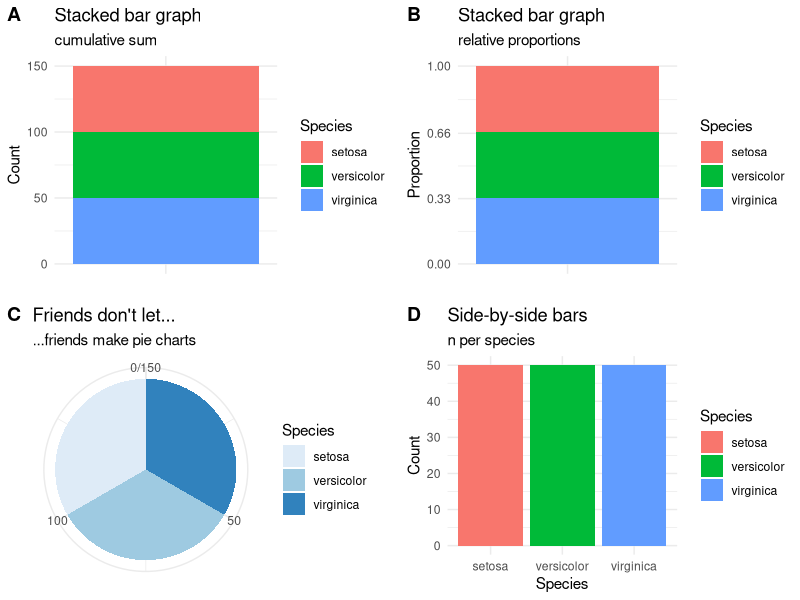
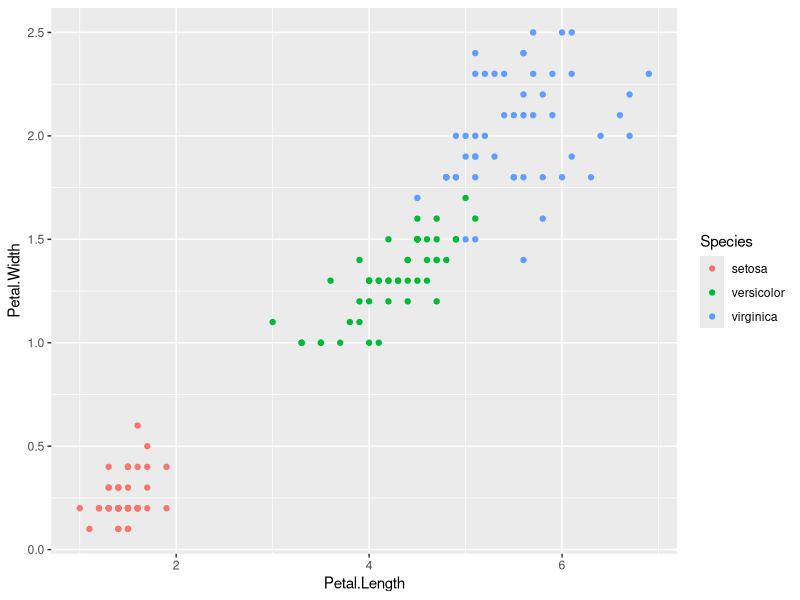
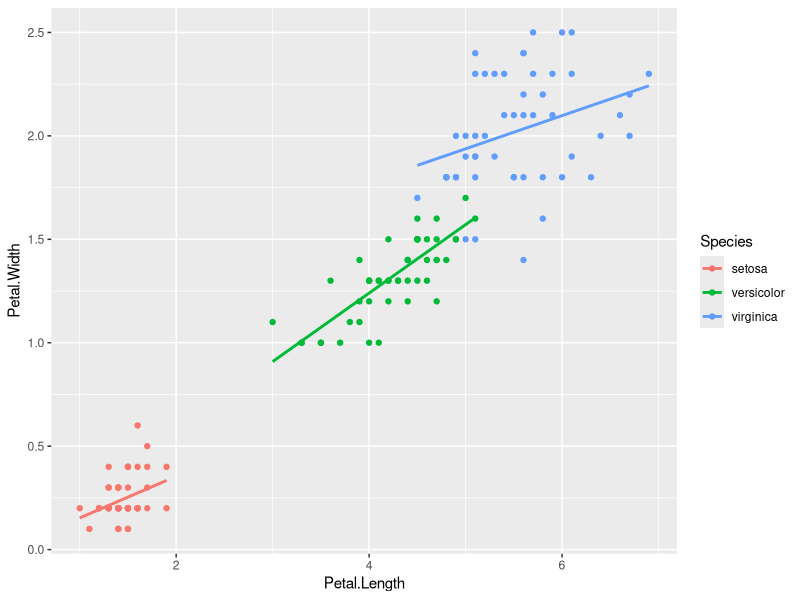
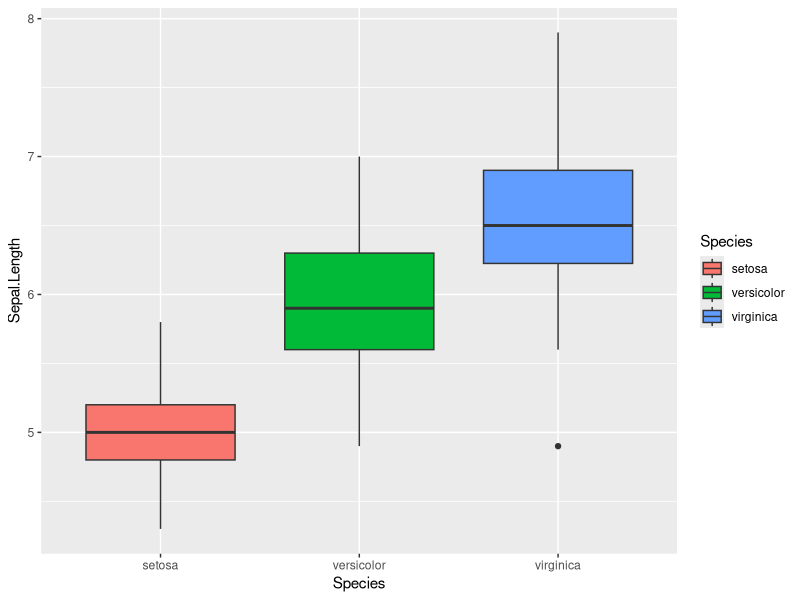
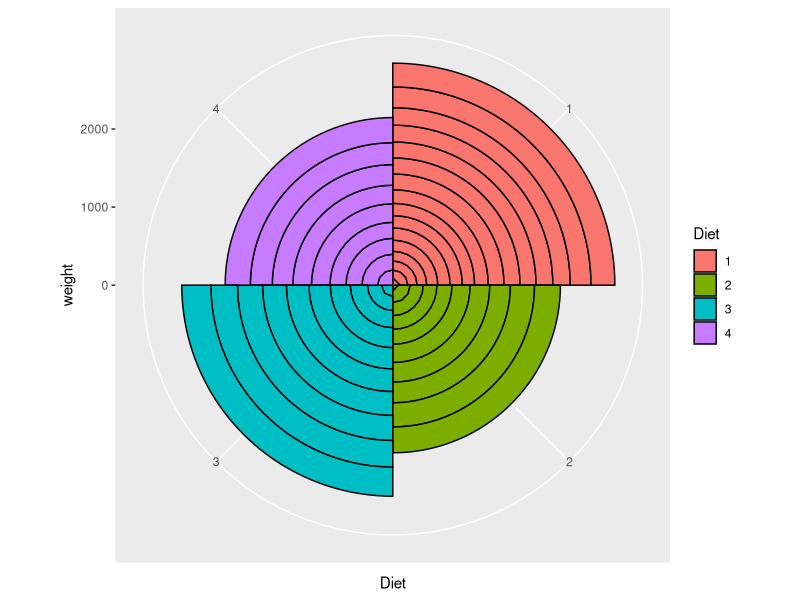

The R source for these figures, in order:
## ---- chunk 1
knitr::opts_chunk$set(
  comment = "R>", 
  warning = FALSE, 
  message = FALSE
)
## ---- chunk 2
library(tidyverse)
library(ggpubr)
library(RColorBrewer)
## ---- chunk 3
# the numerical summary produced by a piped series of functions
# create a summary of the data (i.e. number of replicates per species)
# used for (A), (B) and (C)
iris.cnt <- iris %>%
  count(Species) %>% 
  mutate(prop = n / sum(n))
iris.cnt
## ---- chunk 4
# a stacked bar graph with the cumulative sum of observations
plt1 <- ggplot(data = iris.cnt, aes(x = "", y = n, fill = Species)) +
  geom_bar(width = 1, stat = "identity") +
  labs(title = "Stacked bar graph", subtitle = "cumulative sum",
       x = NULL, y = "Count") + 
  theme_minimal()

# a stacked bar graph with the relative proportions of observations
plt2 <- ggplot(data = iris.cnt, aes(x = "", y = prop, fill = Species)) +
  geom_bar(width = 1, stat = "identity") +
  scale_y_continuous(breaks = c(0.00, 0.33, 0.66, 1.00)) +
  labs(title = "Stacked bar graph", subtitle = "relative proportions",
       x = NULL, y = "Proportion") + 
  theme_minimal()

# a basic pie chart
plt3 <- plt1 + coord_polar("y", start = 0) +
  labs(title = "Friends don't let...", subtitle = "...friends make pie charts",
       x = NULL, y = NULL) +
  scale_fill_brewer(palette = "Blues") +
  theme_minimal()
# if you seriously want a pie chart, rather use the base R function, `pie()`

# here now a bar graph...
# the default mapping of `geom_bar` is `stat = count`, which is a 
# bar for each fo the categories (`Species`), with `count` along y
plt4 <- ggplot(data = iris, aes(x = Species, fill = Species)) +
  geom_bar() +
  labs(title = "Side-by-side bars", subtitle = "n per species", y = "Count") + 
  theme_minimal()

ggarrange(plt1, plt2, plt3, plt4, nrow = 2, ncol = 2, labels = "AUTO")
## ---- chunk 5

## ---- chunk 6

## ---- chunk 7

## ---- chunk 8

## ---- chunk 9

## ---- chunk 10

## ---- chunk 11

## ---- chunk 12

## ---- chunk 13

## ---- chunk 14

## ---- chunk 15

## ---- chunk 16

## ---- chunk 17
ggplot(data = iris, aes(x = Petal.Length, y = Petal.Width, colour = Species)) +
  geom_point()
## ---- chunk 18
ggplot(data = iris, aes(x = Petal.Length, y = Petal.Width, colour = Species)) +
  geom_point() +
  geom_smooth(method = "lm", se = F)
## ---- chunk 19
ggplot(data = iris, aes(x = Species, y = Sepal.Length, fill = Species)) +
  geom_boxplot()
## ---- chunk 20
ggplot(data = arrange(filter(ChickWeight, Time == 21), weight), aes(x = Diet, y = weight, fill = Diet)) +
  geom_col(colour = "black", width = 1) +
  coord_polar()
